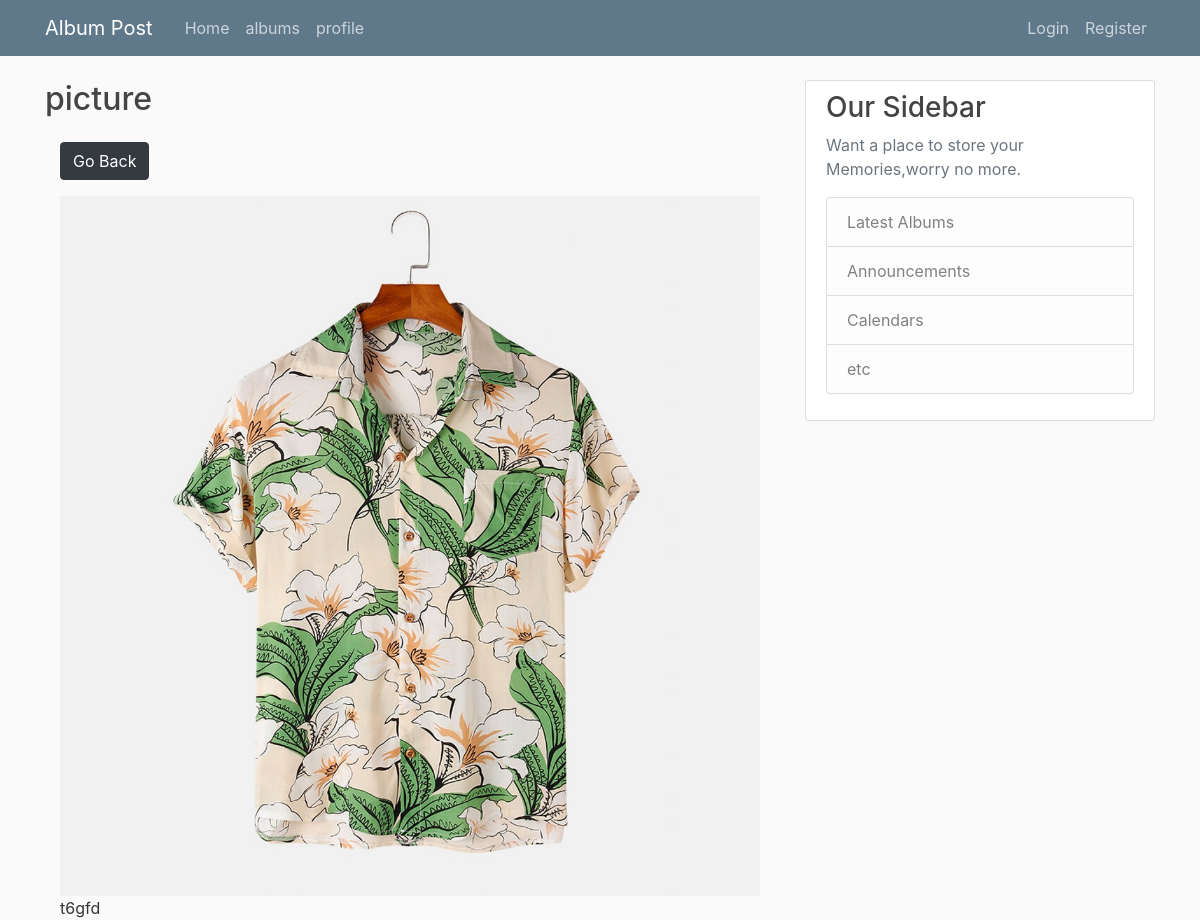
Screenshot of /photo/4 with the database file from the repository.
### photos/models.py (models this page shows, shortened)
class Photo(models.Model):
    album = models.ForeignKey(Album, on_delete=models.SET_NULL,null=True,blank=True)
    image = models.ImageField(null =False, blank = False)
    description = models.TextField(max_length=100, null=False,blank=False)
    user = models.ForeignKey(User, on_delete=models.CASCADE, null=True, blank=True)

### photos/views.py (the view)
# urls.py: path('photo/<str:pk>',views.photo, name = 'photo'),
def photo(request, pk):
    photo = Photo.objects.get(id=pk)
    return render(request, 'photos/photo.html', {'photo': photo})

### photos/templates/photos/photo.html
{% extends "photos/base.html" %} {% block content %}
<h2>picture</h2>
<div class="container">
    <div class="row justify-content-center">
        <div class="col">
            <a href="{% url 'album' %}" class="btn btn-dark my-3">Go Back</a>
            <div style="height: 90vh;">
                <img style="max-width: 100%; max-height: 100%;" src="{{photo.image.url}}">
                <p>{{photo.description}}</p>
            </div>
        </div>
    </div>
</div>
{% endblock content %}

### photos/static/photos/main.css (style rules this page uses)
body { background: #fafafa; color: #333333; margin-top: 5rem; }
h1, h2, h3, h4, h5, h6 { color: #444444; }

### rows the page displays
Photo: image (picture), description "t6gfd"
